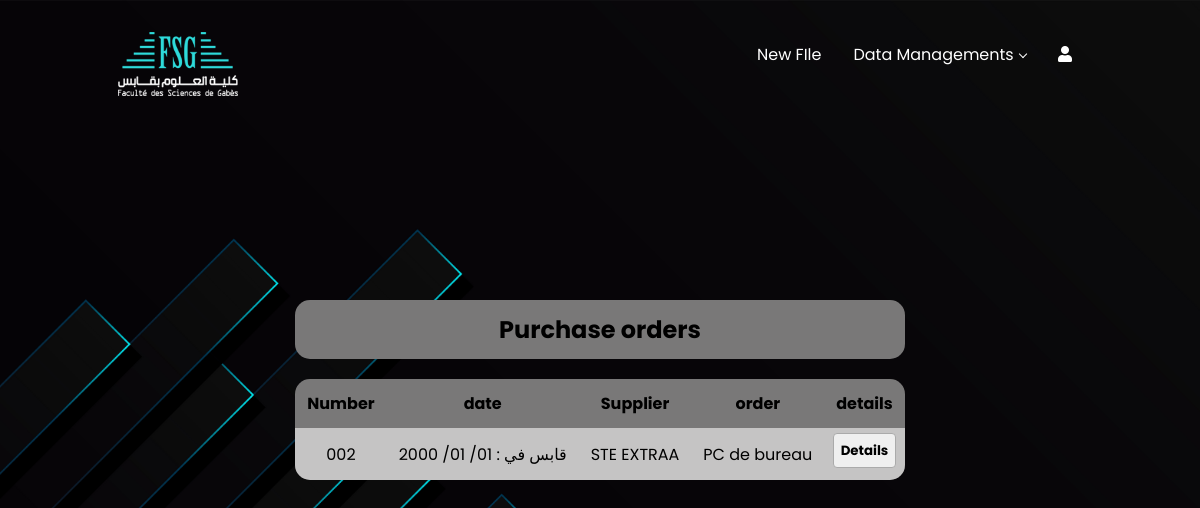
The app's page /bon_commande, older data.
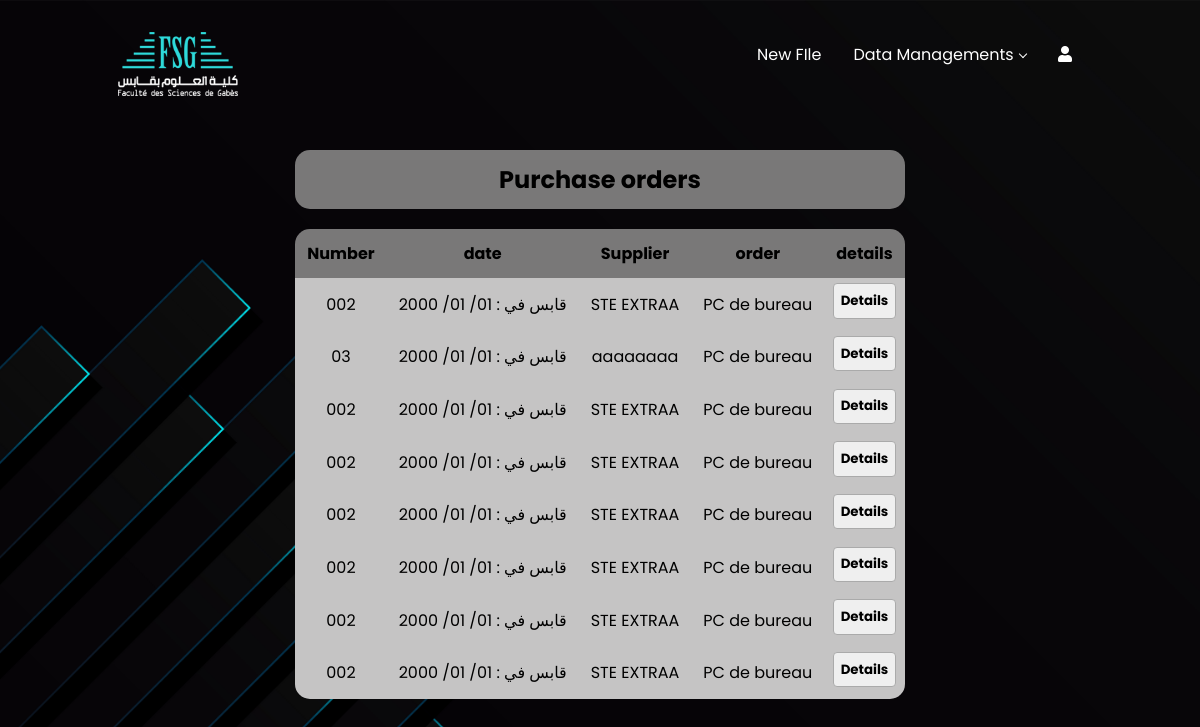
The same page, newer data.
### website/models.py (models this page shows)
class BonCommande(models.Model):
    numero=models.CharField( max_length=10, null=True)
    date = models.CharField(max_length=15)
    fournisseur = models.ForeignKey('Fournisseur', on_delete=models.CASCADE)
    id_commande = models.ForeignKey('Commande', on_delete=models.CASCADE)
    id_client=models.ForeignKey('Client', on_delete=models.CASCADE, null=True)

class Fournisseur(models.Model):
    identificateur=models.CharField(max_length=100, null=True)
    name = models.CharField(max_length=100)
    address = models.CharField(max_length=200)
    sujet = models.TextField(max_length=5000)
    consultation=models.CharField( max_length=50,null=True)

class Commande(models.Model):
    quantity=models.CharField(max_length=5, null= True)
    unity = models.CharField(max_length=10)
    price_indiv = models.CharField(max_length=50)
    price_total = models.CharField(max_length=50)
    sum = models.CharField(max_length=50)
    id_produit = models.ForeignKey(Produit, on_delete=models.CASCADE)

class Produit(models.Model):
    name = models.CharField(max_length=20)
    characteristic = models.TextField(max_length=5000)

### website/views.py (the view)
# urls.py: path('bon_commande', views.bon_commande, name='bon_commande'),
def bon_commande(request):
    boncommande = BonCommande.objects.all()
    return render(request, 'bon_commande.html',{'boncommande': boncommande} )

### website/templates/bon_commande.html (shortened to what this page needs)
{% load static %}
{% block content %}
<html lang="en">
<head>
<link rel="stylesheet" href="{% static 'css/bon_commande.css' %}">
<link rel="stylesheet" href="https://cdnjs.cloudflare.com/ajax/libs/font-awesome/5.15.3/css/all.min.css"/>
<link href='https://unpkg.com/boxicons@2.1.4/css/boxicons.min.css' rel='stylesheet'>
</head>
<body>
  <div class="navbar">
    <div class="logo"><a href="{% url 'home' %}"><img src="static/images/logo.png"/></a></div>
    <div class="menubar">
         <ul class="mbar">
             <li><a href="File">New FIle</a></li>
             <li class="active">
                 <a href="#">Data Managements</a>
              </li>
              <li><a href="#"><i class="fas fa-user"></i></a>
              </li>
         </ul>
    </div>
  </div>
 <div class="table-wrapper">
  <div class="tabletitle">
    <h2 >Purchase orders</h2></div>
    <table class="table table-striped table-rounded">
        <thead>
              <tr>
                <th scope="col">Number</th>
                <th scope="col">date</th>
                <th scope="col">Supplier</th>
                <th scope="col">order</th>
                <th scope="col">details</th>
              </tr>
        </thead>
        <tbody class="table-group-divider">
                {% for item in boncommande %}
                <tr scope="row">
                    <td>{{ item.numero }}</td>
                    <td>{{ item.date }}</td>
                    <td>{{ item.fournisseur.name }}</td>
                    <td>{{ item.id_commande.id_produit.name }}</td>
                    <td><button class="details-button" data-item-id="{{ item.id }}">Details</button></td>
                </tr>
                {% endfor %}
        </tbody>
    </table>
 </div>
</body>
</html>
  {% endblock %}

### website/static/css/bon_commande.css (style rules this page uses)
* { margin: 0; padding: 0; box-sizing: border-box; font-family: "Poppins", sans-serif; }
body { display: flex; align-items: center; min-height: 100vh; justify-content: center; background: #000000; background-image: url('../images/02.jpg'); background-size: cover; background-position: center; background-repeat: no-repeat; }
.navbar { display: flex; justify-content: space-between; padding-top: 2rem; padding-left: 7rem; padding-right: 7rem; position: absolute; top: 0; height: 7rem; width: 100%; }
.navbar ul { list-style: none; display: flex; }
.navbar li { padding: 0 1rem; position: relative; }
.navbar a { text-decoration: none; color: #fff; }
.logo img { padding-left: 5%; height: 80%; }
.menubar { padding-top: 10px; right: 5%; }
.navbar li.active:after { content: ''; display: inline-block; color: white; margin-bottom: 3px; border: solid; border-width: 0 1px 1px 0; width: 5px; height: 5px; transform: rotate(45deg); margin-left: 2px; }
.table { border-collapse: separate; border-spacing: 0; width: 100%; margin: 20px 0; }
.table th, .table td { padding: 12px; background: #c5c4c4; border: none; text-align: center; }
.table th { background: #797878; }
.table-rounded { border-radius: 15px; overflow: hidden; }
.table-wrapper { margin-top: 500px; overflow-x: auto; border-radius: 15px; margin: 150px 0; padding-left: 30px; padding-right: 30px; }
.table-striped tbody tr:nth-of-type(odd) { background: #2b2b2b; }
.tabletitle { padding: 12px; border: none; text-align: center; background: #797878; border-radius: 15px; }
.details-button { border: 1px solid #aaa; border-radius: 4px; padding: 0.5em 0.5em 0; font-weight: bold; margin: -0.5em -0.5em 0; padding: 0.5em; }

Row changes from the older to the newer data that the page shows:
added BonCommande: numero "03", date "قابس في : 01/ 01/ 2000", fournisseur.name "aaaaaaaa", id_commande.id_produit.name "PC de bureau"
added BonCommande: numero "002", date "قابس في : 01/ 01/ 2000", fournisseur.name "STE EXTRAA", id_commande.id_produit.name "PC de bureau"
added BonCommande: numero "002", date "قابس في : 01/ 01/ 2000", fournisseur.name "STE EXTRAA", id_commande.id_produit.name "PC de bureau"
added BonCommande: numero "002", date "قابس في : 01/ 01/ 2000", fournisseur.name "STE EXTRAA", id_commande.id_produit.name "PC de bureau"
added BonCommande: numero "002", date "قابس في : 01/ 01/ 2000", fournisseur.name "STE EXTRAA", id_commande.id_produit.name "PC de bureau"
added BonCommande: numero "002", date "قابس في : 01/ 01/ 2000", fournisseur.name "STE EXTRAA", id_commande.id_produit.name "PC de bureau"
added BonCommande: numero "002", date "قابس في : 01/ 01/ 2000", fournisseur.name "STE EXTRAA", id_commande.id_produit.name "PC de bureau"
